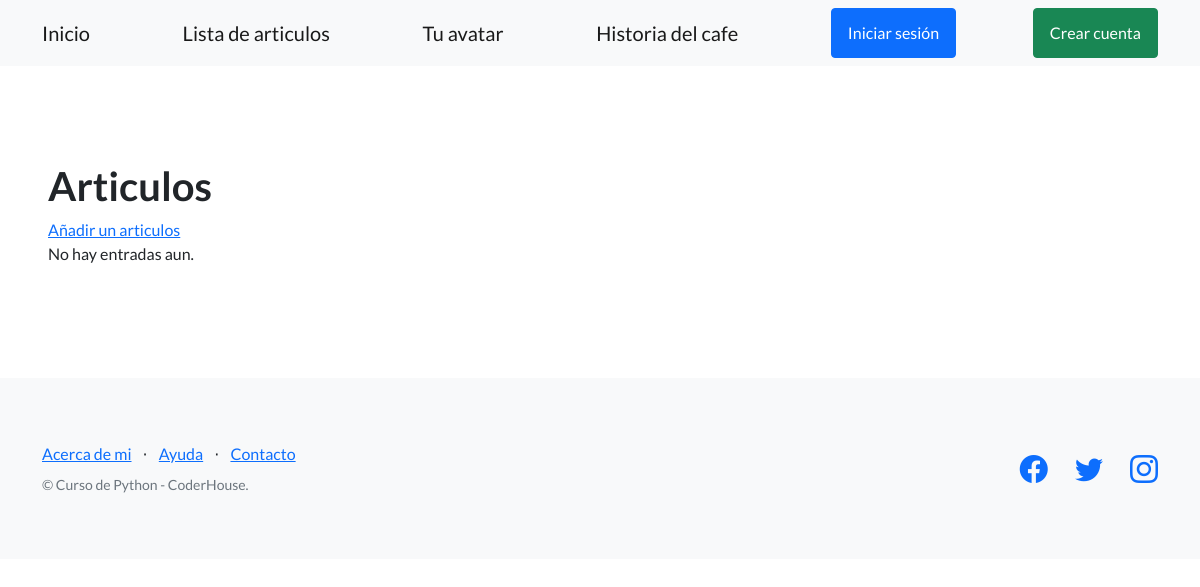
The app's page /pages/articulos/, older data.
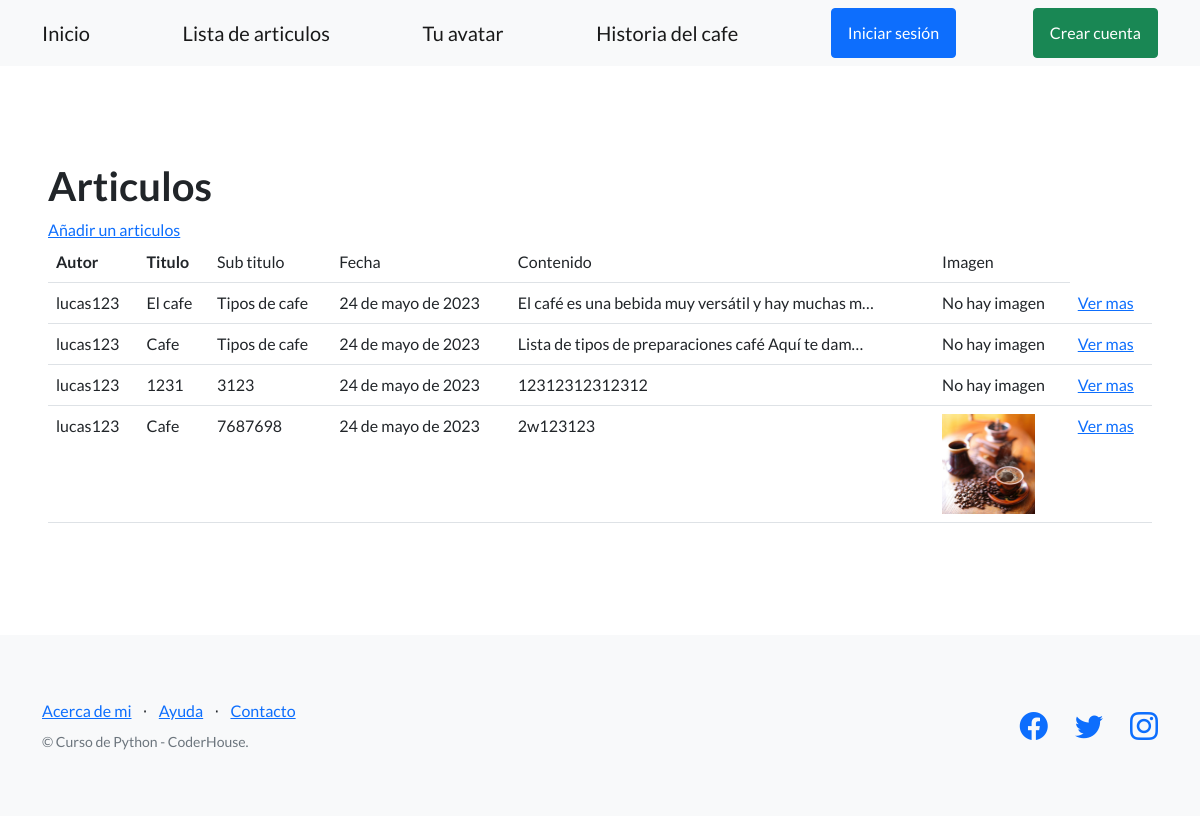
The same page, newer data.
### AppBlog/models.py (models this page shows, shortened)
class Articulo(models.Model):
    autor = models.ForeignKey(User, on_delete=models.SET_NULL, null=True)
    titulo = models.CharField(max_length=256)
    sub_titulo = models.CharField(max_length=256)
    fecha = models.DateField()
    contenido = models.TextField()
    imagen = models.ImageField(upload_to='articulo_imagenes/', null=True, blank=True)

### AppBlog/views.py (the view)
# urls.py: path('articulos/', views.ArticuloListView.as_view(), name="articulo_list"),
class ArticuloListView(ListView):
    model = Articulo
    template_name = 'AppBlog/articulo_list.html'
    def get_context_data(self, **kwargs):
        context = super().get_context_data(**kwargs)
        context['cantidad_articulos'] = self.get_queryset().count()
        return context

### AppBlog/templates/AppBlog/articulo_list.html (shortened to what this page needs)
{% extends "AppBlog/base.html" %}
{% block contenido %}
<section>
  <div>
    <h1>Articulos</h1>
    <a href="{% url 'crear_articulo' %}">Añadir un articulos</a>
  {% if cantidad_articulos > 0 %}
    <table class="table">
      <tbody>
        <tr>
          <th>Autor</th>
          <th>Titulo</th>
          <td>Sub titulo</td>
          <td>Fecha</td>
          <td>Contenido</td>
          <td>Imagen</td>
        </tr>
        {% for articulo in object_list %}
        <tr>
          <td>{{ articulo.autor }}</td>
          <td>{{ articulo.titulo }}</td>
          <td>{{ articulo.sub_titulo }}</td>
          <td>{{ articulo.fecha}}</td>
          <td>{{ articulo.contenido|truncatechars:50}}</td>
          <td>
            {% if articulo.imagen %}
            <img src="{{ articulo.imagen.url }}" alt="Imagen del articulo" style="max-height: 100px;">
            {% else %}
            No hay imagen
            {% endif %}
          </td>
          <td>
            <a href="{% url 'ver_articulo' articulo.id %}">Ver mas</a>
          </td>
        </tr>
        {% endfor %}
      </tbody>
    </table>
  {% else %}
    <p>No hay entradas aun.</p>
  {% endif %}
  </div>
</section>
{% endblock contenido %}

Row changes from the older to the newer data that the page shows:
added Articulo: autor "lucas123", titulo "El cafe", sub_titulo "Tipos de cafe", fecha "24 de mayo de 2023", contenido "El café es una bebida muy versátil y hay muchas m…", imagen "No hay imagen"
added Articulo: autor "lucas123", titulo "Cafe", sub_titulo "Tipos de cafe", fecha "24 de mayo de 2023", contenido "Lista de tipos de preparaciones café Aquí te dam…", imagen "No hay imagen"
added Articulo: autor "lucas123", titulo "1231", sub_titulo "3123", fecha "24 de mayo de 2023", contenido "12312312312312", imagen "No hay imagen"
added Articulo: autor "lucas123", titulo "Cafe", sub_titulo "7687698", fecha "24 de mayo de 2023", contenido "2w123123", imagen (picture)
Text that changed along with them:
text no longer shown: "No hay entradas aun."
text now shown: "Autor Titulo Sub titulo Fecha Contenido Imagen"
